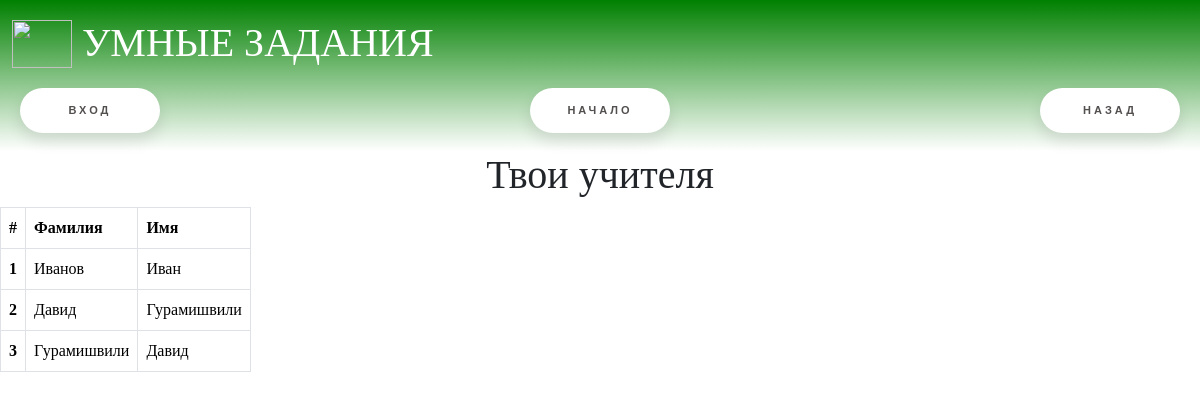
The page /lk/student_teacher_list on the database as committed earlier.
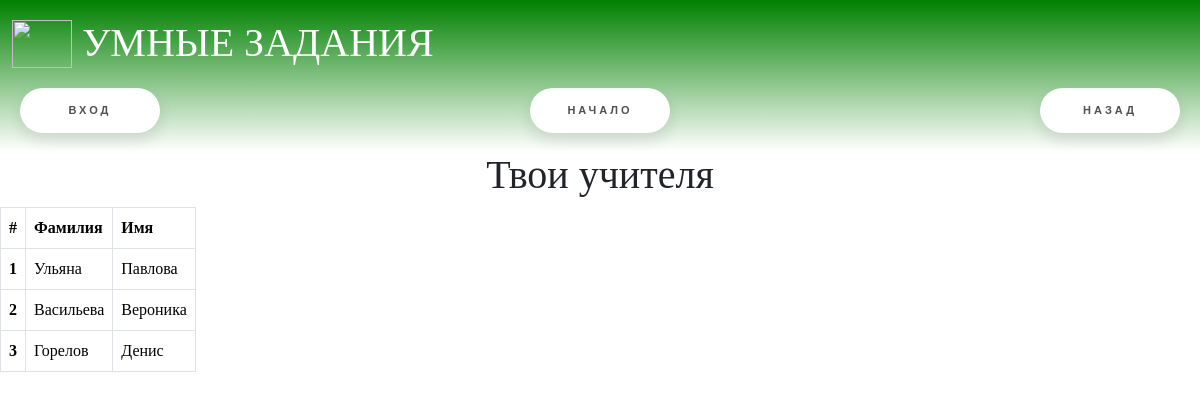
The same page on the database as committed later.
### main/models.py (models this page shows)
class Teacher(models.Model):
    user = models.ForeignKey(User, verbose_name="Пользователь", on_delete=models.CASCADE, unique=True)
    def __str__(self) -> str:
        return str(self.user)
    class Meta:
        verbose_name = 'Учитель'
        verbose_name_plural = "Учителя"

class User(AbstractUser):
    user_type = models.ForeignKey(UserType, verbose_name="Тип пользователя", on_delete=models.SET_NULL, blank=True,
                                  null=True)
    phone_number = models.CharField("Телефон", max_length=15, blank=True, null=True)
    def __str__(self) -> str:
        return self.username
    class Meta:
        verbose_name = 'Пользователь'
        verbose_name_plural = "Пользователи"

### main/views.py (the view)
# urls.py: path("lk/student_teacher_list", views.student_teacher_list, name="student_teacher_list"),
def student_teacher_list(request):
    teachers = models.Teacher.objects.all()
    print(teachers)
    return render(request, "student_teacher_list.html", {
        "teachers": teachers
    })

### main/templates/student_teacher_list.html
{% extends "base.html" %}
{% block content %}
    <h1>Твои учителя</h1>
    <table class="table table-bordered" style="width: fit-content">
        <thead>
        <tr>
            <th scope="col">#</th>
            <th scope="col">Фамилия</th>
            <th scope="col">Имя</th>
        </tr>
        </thead>
        <tbody>
        {% for teacher in teachers %}
            <tr>
                <th scope="row">{{ forloop.counter }}</th>
                <td>{{ teacher.user.last_name }}</td>
                <td>{{ teacher.user.first_name }}</td>
            </tr>
        {% endfor %}
        </tbody>
    </table>
{% endblock %}

Rows that differ between the two databases and show on the page:
changed through a linked row, Teacher: user.last_name "Иванов" → "Ульяна"; user.first_name "Иван" → "Павлова"
changed through a linked row, Teacher: user.last_name "Давид" → "Васильева"; user.first_name "Гурамишвили" → "Вероника"
changed through a linked row, Teacher: user.last_name "Гурамишвили" → "Горелов"; user.first_name "Давид" → "Денис"
